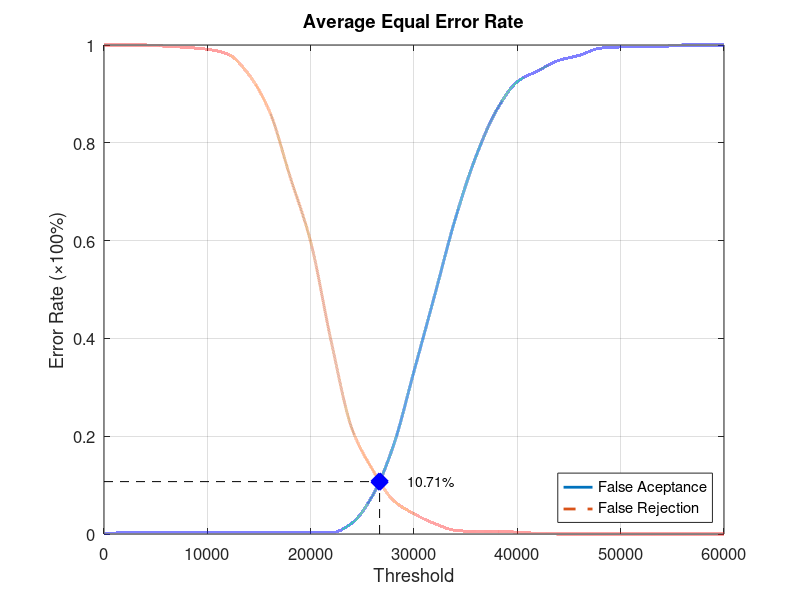
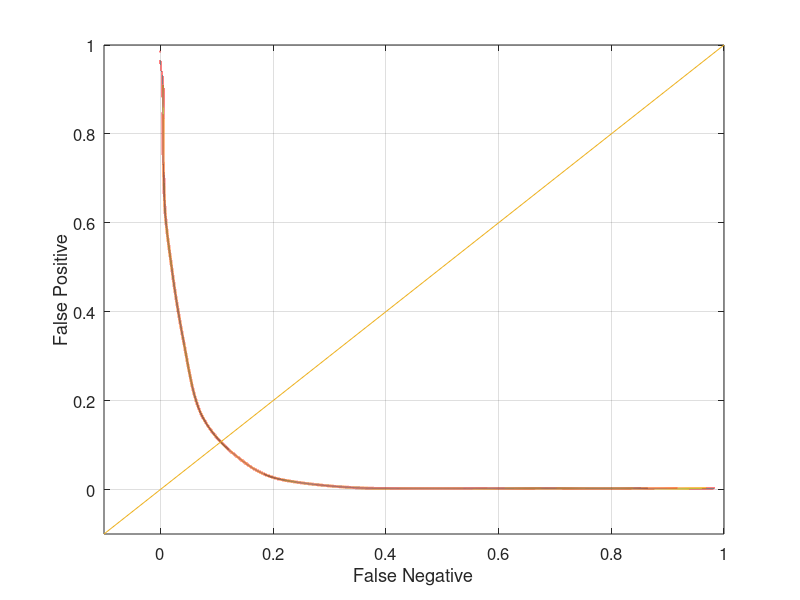

These charts were generated, in order, by the following MATLAB code:
function yEER = Experiment1Average
close all;
clear;
clc;
x = 0:2000:60000;
xq = 0:0.5:60000;

y0 = [0 0.00263158 0.00263158 0.00263158 0.00263158 0.00263158 0.00263158 0.00263158 0.00263158 0.00263158 0.00263158 0.00263158 0.0223684 0.0789474 0.180263 0.332895 0.488158 0.644737 0.772368 0.867105 0.925 0.947368 0.968421 0.978947 0.993421 0.996053 0.997368 0.997368 1 1 1];
yy0 = interp1(x, y0, xq, 'pchip');
y1 = [1 1 1 0.9975 0.995 0.99125 0.98125 0.94 0.865 0.73125 0.5975 0.3925 0.215 0.13125 0.06875 0.04125 0.02125 0.0075 0.005 0.005 0.00375 0.00125 0 0 0 0 0 0 0 0 0];
yy1 = interp1(x, y1, xq, 'pchip');

% Calculating EER: 
y2 = abs(y0 - y1);
find(y2 == min(y2))
yy2 = abs(yy0 - yy1);
xEER = find(yy2 == min(yy2));
xEERIndex = xq(xEER) % X-axis EER
yEER = yy0(xEER) % Y-axis EER

main = figure
plot(xq, yy0,'-','LineWidth', 2);	hold on
plot(xq, yy1,'--','LineWidth', 2);	hold on
plot([xEERIndex xEERIndex], [0 yEER], 'k--');	hold on
plot([0 xEERIndex], [yEER yEER], 'k--');	hold on
plot(xEERIndex, yEER, 'bx', 'LineWidth', 10);	hold on
text(xEERIndex + 10 * xEERIndex / 100, yEER, [num2str(round((10000 * yEER)) / 100) '%'])
legend('False Aceptance', 'False Rejection', 'Location', 'SouthEast')
xlabel('Threshold')
ylabel('Error Rate (\times100%)')
title('Average Equal Error Rate')
set(gca, 'FontSize', 12)
axis([0 60000 0 1])
grid on

print(main, 'Experiment1AverageMain', '-dpng');
FNRxFPR = figure('Color', [1 1 1]);
plot(yy1, yy0, '-', yy1, yy0, 'LineWidth', 2);
hold on
y = -0.1:0.1:1
plot(y, y); 
set(gca, 'FontSize', 12)
xlabel('False Negative')
ylabel('False Positive')
axis([-0.1 1 -0.1 1])
set(gca, 'FontSize', 12)
grid on

print(FNRxFPR, 'Experiment1AverageFNRxFPR','-dpng');
end
